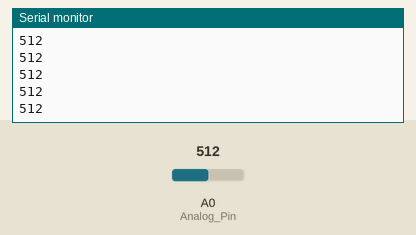
This sketch was run on a simulated ESP8266 (NodeMCU). Parts: the last lines printed to the serial monitor. The inputs (shaded band) are chosen by the test bench; at power-on: A0 (Analog_Pin) = 512.

Above: at 1.2 s.
1.3 s: A0 (Analog_Pin) set to 716
At 1.8 s:
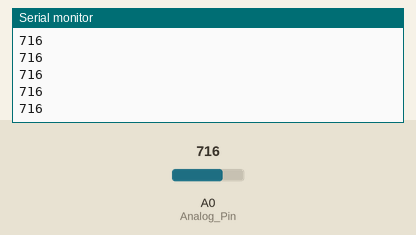
2.8 s: A0 (Analog_Pin) set to 900
At 3.8 s:
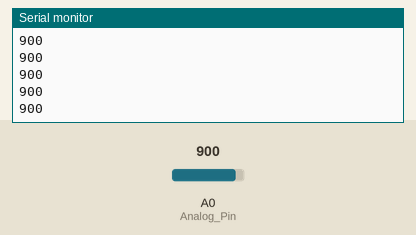
Timing chart, 0 to 5.8 s (numbered marks = the images above; inputs shaded):
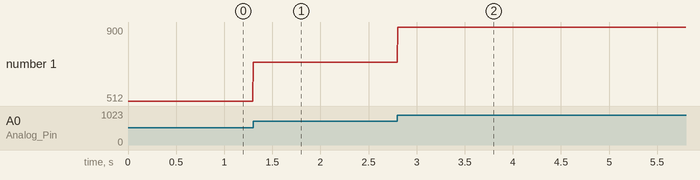

The sketch:

Server_Test.ino
```cpp
#include <ESP8266WiFi.h>
#include<WiFiUDP.h>

const char WiFiAPPSK[] = "zerouiziro";
const char ssid[] = "z1ro";

int Analog_Pin = A0;

byte packetbuffer[512];

WiFiServer server(80);

WiFiUDP udp;

IPAddress ip_multi(239, 0, 0,57);
unsigned int port_multi = 12345;

void setup() {
  Serial.begin(9600);
  setupWiFi();
  server.begin();
  udp.beginMulticast(WiFi.localIP(), ip_multi,port_multi);
}

void loop() {

  int flexposition = analogRead(Analog_Pin);
  Serial.println(flexposition);

  udp.beginPacket(ip_multi, port_multi);
  udp.write (flexposition);
  udp.endPacket();

}

void setupWiFi()
{
  WiFi.mode(WIFI_AP);

  // Do a little work to get a unique-ish name. Append the
  // last two bytes of the MAC (HEX'd) to "Thing-":
  uint8_t mac[WL_MAC_ADDR_LENGTH];
  WiFi.softAPmacAddress(mac);
  String macID = String(mac[WL_MAC_ADDR_LENGTH - 2], HEX) +
                 String(mac[WL_MAC_ADDR_LENGTH - 1], HEX);
  macID.toUpperCase();
  String AP_NameString = ssid + macID;

  char AP_NameChar[AP_NameString.length() + 1];
  memset(AP_NameChar, 0, AP_NameString.length() + 1);

  for (int i=0; i<AP_NameString.length(); i++)
    AP_NameChar[i] = AP_NameString.charAt(i);

  WiFi.softAP(AP_NameChar, WiFiAPPSK);
}
```

Measured:
- after the input at 1.3 s, the serial monitor: prints a new line at once (image 1)
- after the input at 2.8 s, the serial monitor: prints a new line at once (image 2)
- plotted number 1: 512 → 716 after the input at 1.3 s, 716 → 900 after the input at 2.8 s
